Frame 1 (no input): blank canvas, image omitted
Frame 60 (the mouse pressed at the canvas centre just before this capture): blank canvas, image omitted
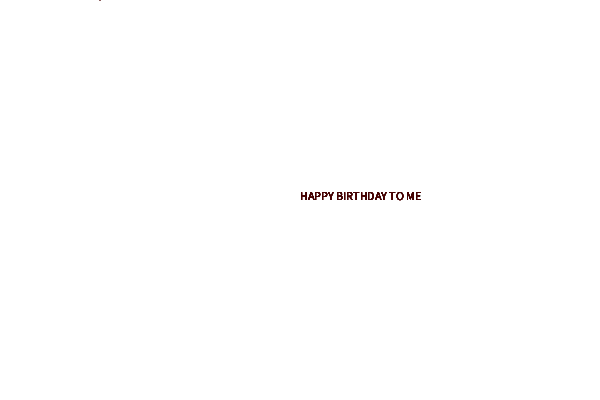
Frame 120 (the mouse held since frame 60 and released just before this capture)

The Processing sketch whose frames 1 and 60 were blank and that drew this single picture after the mouse press (run headless with seeded random() and noise(); from frame 60 on, the mouse is pressed at the canvas centre):

// Processing sketch: processing_148265
// ── processing_148265.pde

void setup()
{
  size(600,400);
  background(255,255,255);
}


void draw()
{
  fill(64,0,0,50);
  text("HAPPY BIRTHDAY TO ME", mouseX, mouseY);
}
